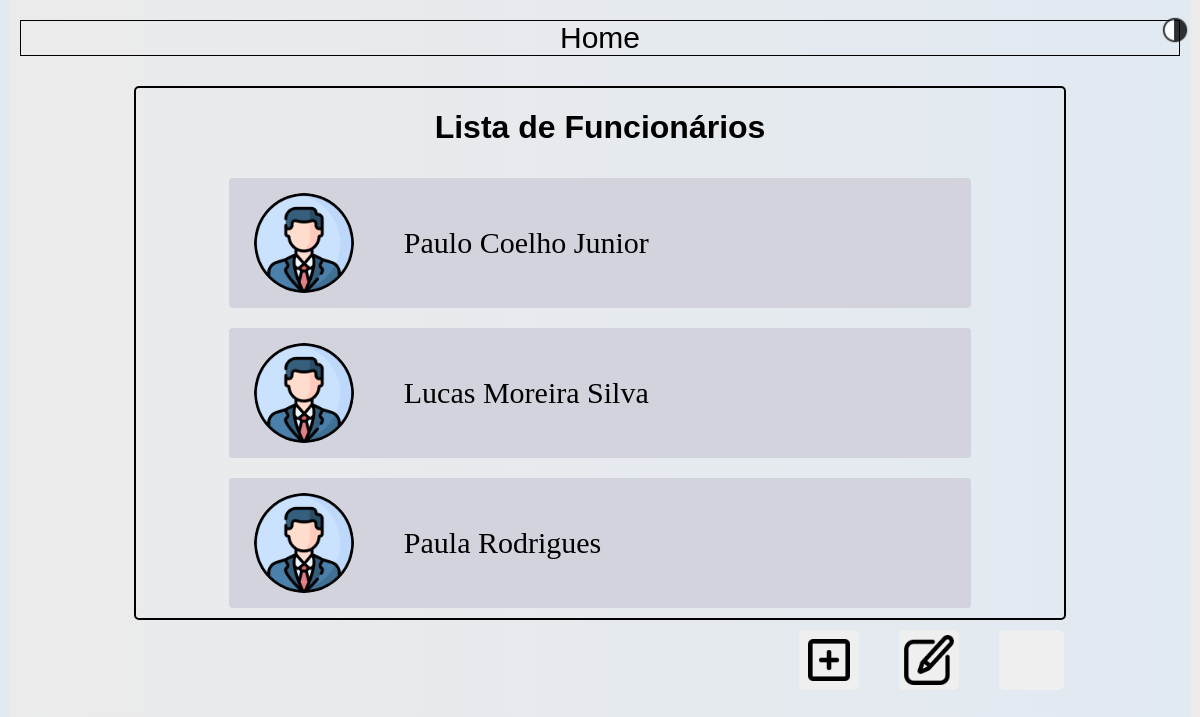
/main/, run on the app's committed database.
### app/models.py (models this page shows)
class Funcionario(models.Model):
    nome = models.CharField(max_length=100)
    cargo = models.CharField(max_length=50)
    data_nascimento = models.DateField()
    skills = models.ManyToManyField(Skill, blank=True)  # Relacionamento ManyToMany com Skill
    def __str__(self):
        return self.nome

### app/views.py (the view)
# urls.py: path('main/', views.lista_funcionarios, name='main'),  # Corrigido para lista_funcionarios
def lista_funcionarios(request):
    funcionarios = Funcionario.objects.all()
    print(funcionarios)
    return render(request, 'main.html', {'funcionarios': funcionarios})

### app/templates/main.html (shortened to what this page needs)
{% extends 'layout.html'%}
{% load static %}
{% block extrahead %}
    <link rel="stylesheet" href="{% static 'app/css/main.css' %}">
{% endblock %}
{% block content %}
    <div class="mainContainer">
        <h1>Lista de Funcionários</h1>
        <ul class="funcionariosNomes">
            {% for funcionario in funcionarios %}
                <a class="funcionarioOuterDiv" href="{% url 'funcionario_detail' funcionario.id %}">
                    <div class="funcionarioContainer">
                        <img class="funcionarioProfileImage" src="{% static 'app/img/user.jpg' %}" alt="">
                        <li class="">
                            {{ funcionario.nome }}
                        </li>
                    </div>
                </a>
            {% endfor %}
        </ul>
    </div>
    <div class="actions">
        <button class="addBtn"><img src="{% static 'app/img/icons/add.png' %}" alt=""></button>
        <button class="editBtn"><img src="{% static 'app/img/icons/edit.png' %}" alt=""></button>
        <button class="deleteBtn"><img src="{% static 'app/img/icons/delete.png' %}" alt=""></button>
    </div>
{% endblock %}

### app/static/app/css/main.css (style rules this page uses)
html, body { height: 100%; margin: 10px; display: flex; flex-direction: column; font-family: Arial; }
a { color: #000000; text-decoration: none; }
.funcionarioOuterDiv { display: flex; flex-direction: column; align-items: center; width: 100%; }
.mainContainer { display: flex; flex-direction: column; align-items: center; width: 80%; margin: auto; height: auto; border-radius: 5px; border: solid 2px #000; text-align: center; }
.funcionariosNomes { list-style-type: none; padding: 0; margin: 0; width: 100%; height: 100%; display: flex; flex-direction: column; align-items: center; }
.funcionarioContainer { display: flex; flex-direction: row; align-items: center; width: 80%; height: 130px; background-color: rgb(210, 211, 221); margin: 10px 0; border-radius: 4px; border: none; cursor: pointer; transition: 0.3s; font-size: 30px; font-family: Calibri; }
.funcionariosNomes li { font-size: 30px; margin: 0 50px; }
.funcionarioProfileImage { border-radius: 50%; margin: 0 0 0 25px; width: 100px; }
.actions { display: flex; width: 90%; justify-content: right; }
.addBtn, .editBtn, .deleteBtn { cursor: pointer; border: none; border-radius: 4px; font-size: 25px; }
.addBtn, .editBtn, .deleteBtn { display: flex; justify-content: center; align-items: center; cursor: pointer; border-radius: 5px; transition: .3s; padding: 5px; margin: 10px 0 0 40px; }
.addBtn img, .editBtn img, .deleteBtn img { width: 50px; margin: 0; object-fit: cover; }

### data on the page
Funcionario: nome "Paulo Coelho Junior"
Funcionario: nome "Lucas Moreira Silva"
Funcionario: nome "Paula Rodrigues"
